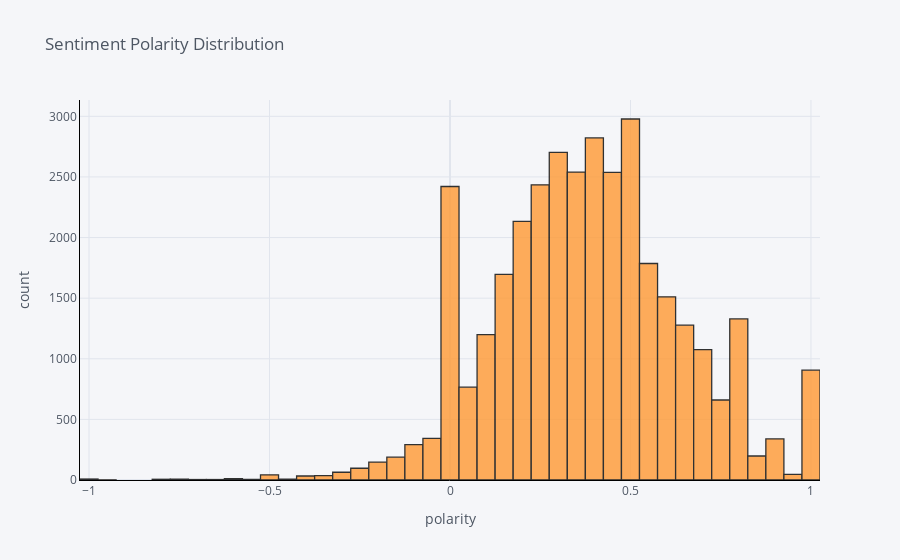

The code cell stored with this chart in its notebook:
### Markdown cell above
#### Distribution of review sentiment polarity score

### Code cell
df['polarity'].iplot(kind='hist', bins=50, xTitle='polarity', linecolor='black', yTitle='count',
  title='Sentiment Polarity Distribution')

### Figure 1 — Plotly figure (JSON) as saved in the notebook; plotly's stock layout.template omitted (floating-point values rounded to 4 significant figures; data arrays with more than 128 entries replaced by an {"elided": "..."} marker saying what was removed)
{"data": [{"histfunc": "count", "histnorm": "", "marker": {"color": "rgba(255, 153, 51, 1.0)", "line": {"color": "#000000", "width": 1.3}}, "name": "polarity", "nbinsx": 50, "opacity": 0.8, "orientation": "v", "type": "histogram", "x": {"elided": "34659 float values"}}], "layout": {"barmode": "overlay", "legend": {"bgcolor": "#F5F6F9", "font": {"color": "#4D5663"}}, "paper_bgcolor": "#F5F6F9", "plot_bgcolor": "#F5F6F9", "title": {"font": {"color": "#4D5663"}, "text": "Sentiment Polarity Distribution"}, "xaxis": {"gridcolor": "#E1E5ED", "linecolor": "black", "showgrid": true, "tickfont": {"color": "#4D5663"}, "title": {"font": {"color": "#4D5663"}, "text": "polarity"}, "zerolinecolor": "#E1E5ED"}, "yaxis": {"gridcolor": "#E1E5ED", "linecolor": "black", "showgrid": true, "tickfont": {"color": "#4D5663"}, "title": {"font": {"color": "#4D5663"}, "text": "count"}, "zerolinecolor": "#E1E5ED"}}}
